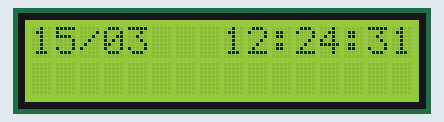
Bench run of a sketch on a simulated Particle Photon. Shown: 16×2 character LCD.

Above: at 1.1 s.
At 5.1 s:
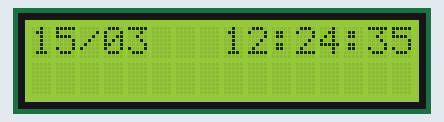
At 10.1 s:
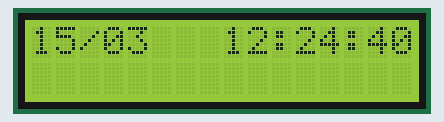
At 19.1 s:
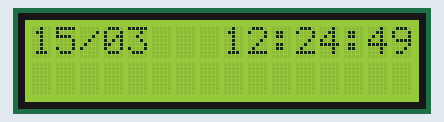
At 28.1 s:
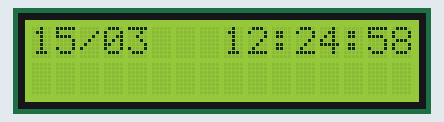
At 38.1 s:
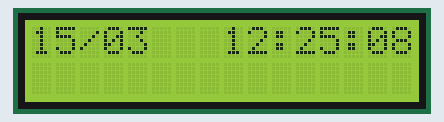

The sketch:

time-it.ino
```cpp
/*
 * Project time-it
 * Description:
 * Author:
 * Date:
 */
#include "../lib/SparkTime/src/SparkTime.h"
#include "../lib/LiquidCrystal/src/LiquidCrystal.h"

UDP UDPClient;
SparkTime rtc;

unsigned long lastTime = 0UL;

LiquidCrystal lcd(5, 4, 3, 2, 1, 0);

void setup() {
  lcd.begin(16, 2);

  rtc.begin(&UDPClient, "north-america.pool.ntp.org");
  rtc.setTimeZone(1); // gmt offset

  Particle.publish("Time at startup: " + getTime());

}

void loop() {
  setText(getTime(), 0);

}

int setText(String text, int line) {
  if (text.length() > 0) {
    lcd.setCursor(0, line);
    lcd.print(text);
  }
}

String getTime() {
  unsigned long currentTime = rtc.now();
  String timeStr;
  if (currentTime != lastTime) {
    timeStr = rtc.dayString(currentTime)
            + "/"
            + rtc.monthString(currentTime)
            + "   "
            + rtc.hourString(currentTime)
            + ":"
            + rtc.minuteString(currentTime)
            + ":"
            + rtc.secondString(currentTime);
    lastTime = currentTime;
  }
  return timeStr;
}
```

time-it.cpp
```cpp
/******************************************************/
//       THIS IS A GENERATED FILE - DO NOT EDIT       //
/******************************************************/

#include "application.h"
#line 1 "c:/Users/BartDupon/source/particle/time-it/src/time-it.ino"
/*
 * Project time-it
 * Description:
 * Author:
 * Date:
 */

// setup() runs once, when the device is first turned on.
void setup();
void loop();
#line 9 "c:/Users/BartDupon/source/particle/time-it/src/time-it.ino"
void setup() {
  // Put initialization like pinMode and begin functions here.

}

// loop() runs over and over again, as quickly as it can execute.
void loop() {
  // The core of your code will likely live here.

}
```

Measured:
- what the display in image 0 shows lasts 1.0 s, from 1.1 s to 2.1 s
